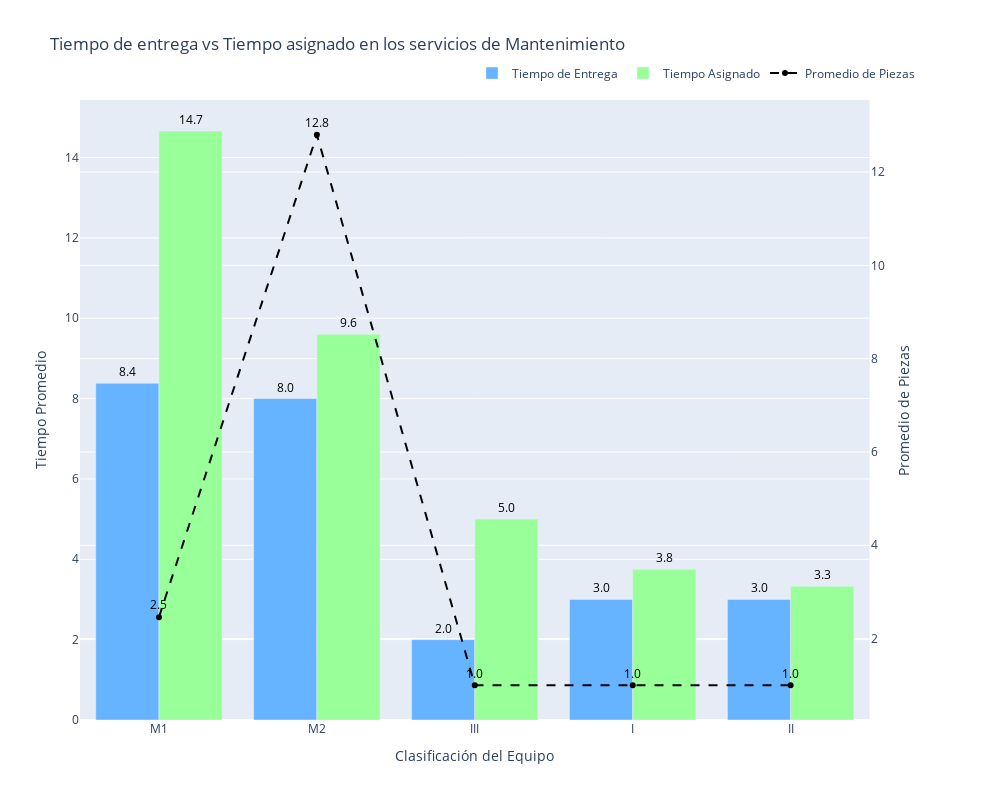

The cell this chart's notebook holds for it:
### Code cell
from plotly.subplots import make_subplots

df = maintenance_time.reset_index()

# Configurar figura y ejes
fig = make_subplots(specs=[[{"secondary_y": True}]])

# Barras agrupadas para Tiempo de Entrega
fig.add_trace(go.Bar(
    x=df['classification'],
    y=df['delivery_time'],
    name='Tiempo de Entrega',
    marker_color='#66b3ff',
    text=[f'{val:.1f}' for val in df['delivery_time']],
    textposition='outside',
    textfont=dict(color='black')
), secondary_y=False)

# Barras agrupadas para Tiempo Asignado
fig.add_trace(go.Bar(
    x=df['classification'],
    y=df['assigned_time'],
    name='Tiempo Asignado',
    marker_color='#99ff99',
    text=[f'{val:.1f}' for val in df['assigned_time']],
    textposition='outside',
    textfont=dict(color='black')
), secondary_y=False)

# Línea para Promedio de Piezas (segundo eje Y)
fig.add_trace(go.Scatter(
    x=df['classification'],
    y=df['piece_count'],
    mode='markers+lines+text',
    marker=dict(color='black', symbol='circle'),
    line=dict(color='black', dash='dash'),
    name='Promedio de Piezas',
    text=[f'{val:.1f}' for val in df['piece_count']],
    textposition='top center',
    textfont=dict(color='black')
), secondary_y=True)

# Configurar etiquetas de los ejes
fig.update_xaxes(title_text="Clasificación del Equipo")
fig.update_yaxes(title_text="Tiempo Promedio", secondary_y=False)
fig.update_yaxes(title_text="Promedio de Piezas", secondary_y=True)

# Configurar el título
fig.update_layout(
    template='plotly',
    title_text="Tiempo de entrega vs Tiempo asignado en los servicios de Mantenimiento",
    barmode='group',  # Asegura que las barras se agrupen
    width=1000,
    height=800,
    legend=dict(
        orientation="h",
        yanchor="bottom",
        y=1.02,
        xanchor="right",
        x=1
    )
)

fig.show()

### Figure 1 — Plotly figure (JSON) as saved in the notebook; plotly's stock layout.template omitted (floating-point values rounded to 4 significant figures)
{"data": [{"marker": {"color": "#66b3ff"}, "name": "Tiempo de Entrega", "text": ["8.4", "8.0", "2.0", "3.0", "3.0"], "textfont": {"color": "black"}, "textposition": "outside", "type": "bar", "x": ["M1", "M2", "III", "I", "II"], "xaxis": "x", "y": [8.38, 8.0, 2.0, 3.0, 3.0], "yaxis": "y"}, {"marker": {"color": "#99ff99"}, "name": "Tiempo Asignado", "text": ["14.7", "9.6", "5.0", "3.8", "3.3"], "textfont": {"color": "black"}, "textposition": "outside", "type": "bar", "x": ["M1", "M2", "III", "I", "II"], "xaxis": "x", "y": [14.66, 9.6, 5.0, 3.75, 3.33], "yaxis": "y"}, {"line": {"color": "black", "dash": "dash"}, "marker": {"color": "black", "symbol": "circle"}, "mode": "markers+lines+text", "name": "Promedio de Piezas", "text": ["2.5", "12.8", "1.0", "1.0", "1.0"], "textfont": {"color": "black"}, "textposition": "top center", "type": "scatter", "x": ["M1", "M2", "III", "I", "II"], "xaxis": "x", "y": [2.46, 12.8, 1.0, 1.0, 1.0], "yaxis": "y2"}], "layout": {"barmode": "group", "height": 800, "legend": {"orientation": "h", "x": 1, "xanchor": "right", "y": 1.02, "yanchor": "bottom"}, "title": {"text": "Tiempo de entrega vs Tiempo asignado en los servicios de Mantenimiento"}, "width": 1000, "xaxis": {"anchor": "y", "domain": [0, 0.94], "title": {"text": "Clasificación del Equipo"}}, "yaxis": {"anchor": "x", "domain": [0, 1], "title": {"text": "Tiempo Promedio"}}, "yaxis2": {"anchor": "x", "overlaying": "y", "side": "right", "title": {"text": "Promedio de Piezas"}}}}
